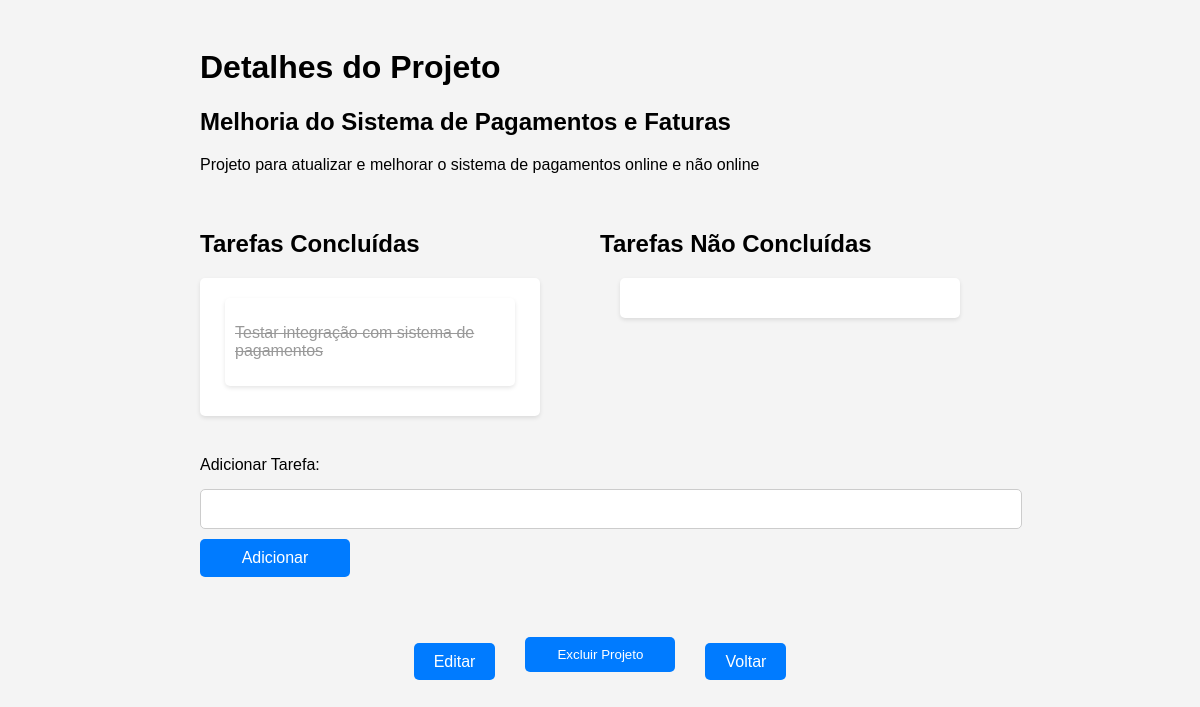
Page /projeto/2 on the committed database.
### tables this page shows
CREATE TABLE projetos (
                        id INTEGER PRIMARY KEY AUTOINCREMENT,
                        nome TEXT NOT NULL,
                        descricao TEXT NOT NULL,
                        data_criacao DATE NOT NULL DEFAULT CURRENT_DATE
                     );

CREATE TABLE tarefas (
                        id INTEGER PRIMARY KEY AUTOINCREMENT,
                        descricao TEXT NOT NULL,
                        data_criacao DATE NOT NULL DEFAULT CURRENT_DATE,
                        status BOOLEAN NOT NULL,
                        projeto_id INTEGER NOT NULL,
                        FOREIGN KEY (projeto_id) REFERENCES projetos(id)
                     );

### app.py (the view)
@app.route('/projeto/<int:projeto_id>')
def detalhes_projeto(projeto_id):
    projeto = get_project(projeto_id)
    if projeto:
        tarefas_concluidas = get_completed_tasks(projeto_id)
        tarefas_nao_concluidas = get_incomplete_tasks(projeto_id)
        return render_template('detalhes_projeto.html', projeto=projeto,
                                tarefas_concluidas=tarefas_concluidas,
                                tarefas_nao_concluidas=tarefas_nao_concluidas)
    else:
        return render_template('error.html', message="Projeto não encontrado.")

### database.py (called while the page is built)
def get_completed_tasks(project_id):
    conn = sqlite3.connect(DB_FILE)
    c = conn.cursor()
    c.execute('SELECT * FROM tarefas WHERE projeto_id = ? AND status = 1', (project_id,))
    tasks = c.fetchall()
    conn.close()
    return tasks

def get_incomplete_tasks(project_id):
    conn = sqlite3.connect(DB_FILE)
    c = conn.cursor()
    c.execute('SELECT * FROM tarefas WHERE projeto_id = ? AND status = 0', (project_id,))
    tasks = c.fetchall()
    conn.close()
    return tasks

def get_project(id):
    conn = sqlite3.connect(DB_FILE)
    conn.row_factory = sqlite3.Row
    cursor = conn.cursor()
    cursor.execute('SELECT * FROM projetos WHERE id = ?', (id,))
    projeto = cursor.fetchone()
    conn.close()
    return projeto

### templates/detalhes_projeto.html (shortened to what this page needs)
<!DOCTYPE html>
<html lang="pt-BR">
<head>
    <link rel="stylesheet" href="{{ url_for('static', filename='styles.css') }}">
</head>
<body>
    <div class="container-detalhes">
        <div class="cabecalho">
            <h1>Detalhes do Projeto</h1>
            <h2>{{ projeto.nome }}</h2>
            <p>{{ projeto.descricao }}</p>
        </div>
        <div class="tarefas">
            <div class="bloco-tarefa">
                <h2>Tarefas Concluídas</h2>
                <div class="task-list completed-tasks">
                    {% for tarefa in tarefas_concluidas %}
                    <div class="task completed" data-task-id="{{ tarefa[0] }}">
                        <p>{{ tarefa[1] }}</p>
                    </div>
                    {% endfor %}
                    </div>
                </div>
            <div class="bloco-tarefa">
                <h2>Tarefas Não Concluídas</h2>
                <div class="task-list incomplete-tasks">
                </div>
            </div>
        </div>
        <form action="{{ url_for('adicionar_tarefa', projeto_id=projeto.id) }}" method="post" class="form-group">
            <label for="descricao">Adicionar Tarefa:</label>
            <input type="text" name="descricao" id="descricao">
            <button type="submit" class="btn">Adicionar</button>
        </form>
        <div class="bloco-botoes">
            <p><a href="{{ url_for('editar_projeto', projeto_id=projeto.id) }}" class="btn">Editar</a></p>
            <form action="{{ url_for('excluir_projeto', projeto_id=projeto.id) }}" method="post" class="form-group" id="form-excluir-projeto">
                <button type="button" class="btn" id="btn-excluir-projeto">Excluir Projeto</button>
            </form>
            <p><a href="{{ url_for('index') }}" class="btn">Voltar</a></p>
        </div>
    </div>
</body>
</html>

### static/styles.css (style rules this page uses)
body { font-family: Arial, sans-serif; background-color: #f4f4f4; }
.bloco-tarefa { width: 45%; float: left; margin-right: 5%; }
.task-list { background-color: #ffffff; border-radius: 5px; box-shadow: 0 2px 4px rgba(0, 0, 0, 0.1); padding: 20px; margin-bottom: 20px; display: flex; flex-direction: column; align-items: center; }
.completed-tasks { flex: 1; margin-right: 20px; }
.incomplete-tasks { flex: 1; margin-left: 20px; }
.task { background-color: #ffffff; border-radius: 5px; box-shadow: 0 2px 4px rgba(0, 0, 0, 0.1); padding: 10px; margin-bottom: 10px; cursor: pointer; transition: background-color 0.3s ease; width: 90%; max-width: 300px; }
.completed { text-decoration: line-through; color: #999999; }
.form-group { margin-bottom: 20px; }
.btn { background-color: #007bff; color: #ffffff; border: none; border-radius: 5px; padding: 10px 20px; text-decoration: none; cursor: pointer; transition: background-color 0.3s ease; width: 150px; }
.bloco-botoes { margin: 20px 10px; display: flex; justify-content: center; flex-direction: row; gap: 30px; }
.container-detalhes { max-width: 800px; margin: 0 auto; padding: 20px; display: flex; flex-direction: column; gap: 20px; }
.form-group { display: flex; flex-direction: column; gap: 10px; }
.form-group label { display: block; margin-bottom: 5px; }
.form-group input[type="text"] { width: 100%; padding: 10px; border: 1px solid #ccc; border-radius: 5px; font-size: 16px; transition: border-color 0.3s ease; }
.form-group button[type="submit"] { background-color: #007bff; color: #ffffff; border: none; border-radius: 5px; padding: 10px 20px; font-size: 16px; cursor: pointer; transition: background-color 0.3s ease; }

### rows in the picture
projetos: nome "Melhoria do Sistema de Pagamentos e Faturas", descricao "Projeto para atualizar e melhorar o sistema de pagamentos online e não online"
tarefas: descricao "Testar integração com sistema de pagamentos"
